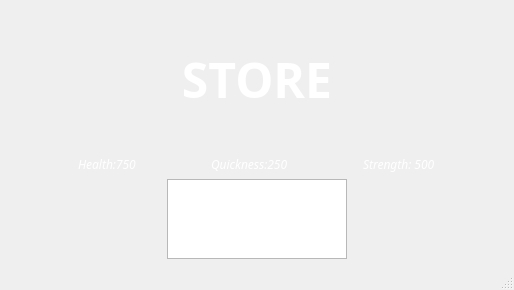
<?xml version="1.0" encoding="UTF-8"?>
<ui version="4.0">
 <class>MainWindow</class>
 <widget class="QMainWindow" name="MainWindow">
  <property name="geometry">
   <rect>
    <x>0</x>
    <y>0</y>
    <width>514</width>
    <height>290</height>
   </rect>
  </property>
  <property name="minimumSize">
   <size>
    <width>514</width>
    <height>290</height>
   </size>
  </property>
  <property name="maximumSize">
   <size>
    <width>514</width>
    <height>290</height>
   </size>
  </property>
  <property name="windowTitle">
   <string>Store</string>
  </property>
  <widget class="QWidget" name="centralwidget">
   <layout class="QVBoxLayout" name="verticalLayout">
    <item>
     <widget class="QLabel" name="label">
      <property name="font">
       <font>
        <family>Goudy Old Style</family>
        <pointsize>36</pointsize>
        <weight>75</weight>
        <bold>true</bold>
       </font>
      </property>
      <property name="styleSheet">
       <string notr="true">color: rgb(255, 255, 255);</string>
      </property>
      <property name="text">
       <string>STORE</string>
      </property>
      <property name="alignment">
       <set>Qt::AlignCenter</set>
      </property>
     </widget>
    </item>
    <item>
     <layout class="QHBoxLayout" name="horizontalLayout">
      <item>
       <widget class="QLabel" name="label_2">
        <property name="sizePolicy">
         <sizepolicy hsizetype="Fixed" vsizetype="Fixed">
          <horstretch>0</horstretch>
          <verstretch>0</verstretch>
         </sizepolicy>
        </property>
        <property name="font">
         <font>
          <family>Lucida Bright</family>
          <italic>true</italic>
         </font>
        </property>
        <property name="styleSheet">
         <string notr="true">color: rgb(255, 255, 255);</string>
        </property>
        <property name="text">
         <string>Health:750</string>
        </property>
       </widget>
      </item>
      <item>
       <widget class="QLabel" name="label_3">
        <property name="sizePolicy">
         <sizepolicy hsizetype="Fixed" vsizetype="Fixed">
          <horstretch>0</horstretch>
          <verstretch>0</verstretch>
         </sizepolicy>
        </property>
        <property name="font">
         <font>
          <family>Lucida Bright</family>
          <italic>true</italic>
         </font>
        </property>
        <property name="styleSheet">
         <string notr="true">color: rgb(255, 255, 255);</string>
        </property>
        <property name="text">
         <string>Quickness:250</string>
        </property>
       </widget>
      </item>
      <item>
       <widget class="QLabel" name="label_4">
        <property name="sizePolicy">
         <sizepolicy hsizetype="Fixed" vsizetype="Fixed">
          <horstretch>0</horstretch>
          <verstretch>0</verstretch>
         </sizepolicy>
        </property>
        <property name="font">
         <font>
          <family>Lucida Bright</family>
          <italic>true</italic>
         </font>
        </property>
        <property name="styleSheet">
         <string notr="true">color: rgb(255, 255, 255);</string>
        </property>
        <property name="text">
         <string>Strength: 500</string>
        </property>
       </widget>
      </item>
     </layout>
    </item>
    <item>
     <layout class="QHBoxLayout" name="horizontalLayout_3">
      <item>
       <widget class="QListWidget" name="listWidget">
        <property name="sizePolicy">
         <sizepolicy hsizetype="Fixed" vsizetype="Fixed">
          <horstretch>0</horstretch>
          <verstretch>0</verstretch>
         </sizepolicy>
        </property>
        <property name="minimumSize">
         <size>
          <width>180</width>
          <height>80</height>
         </size>
        </property>
        <property name="maximumSize">
         <size>
          <width>180</width>
          <height>80</height>
         </size>
        </property>
        <property name="cursor" stdset="0">
         <cursorShape>ArrowCursor</cursorShape>
        </property>
        <property name="dragDropMode">
         <enum>QAbstractItemView::DragOnly</enum>
        </property>
        <property name="iconSize">
         <size>
          <width>100</width>
          <height>100</height>
         </size>
        </property>
        <property name="textElideMode">
         <enum>Qt::ElideRight</enum>
        </property>
        <property name="flow">
         <enum>QListView::LeftToRight</enum>
        </property>
        <property name="resizeMode">
         <enum>QListView::Adjust</enum>
        </property>
        <property name="layoutMode">
         <enum>QListView::Batched</enum>
        </property>
        <property name="spacing">
         <number>0</number>
        </property>
       </widget>
      </item>
     </layout>
    </item>
    <item>
     <layout class="QHBoxLayout" name="inventarioLayout"/>
    </item>
   </layout>
  </widget>
  <widget class="QMenuBar" name="menubar">
   <property name="geometry">
    <rect>
     <x>0</x>
     <y>0</y>
     <width>514</width>
     <height>22</height>
    </rect>
   </property>
  </widget>
  <widget class="QStatusBar" name="statusbar"/>
 </widget>
 <resources/>
 <connections/>
</ui>
